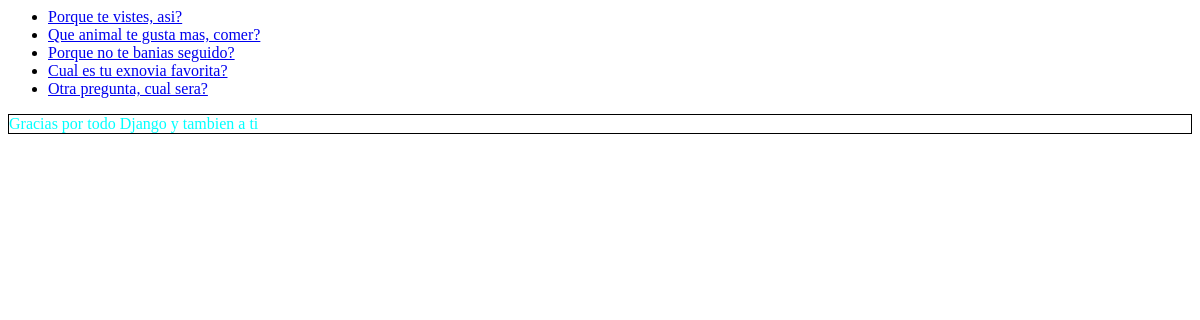
/polls/, run on an earlier commit of the app's database.
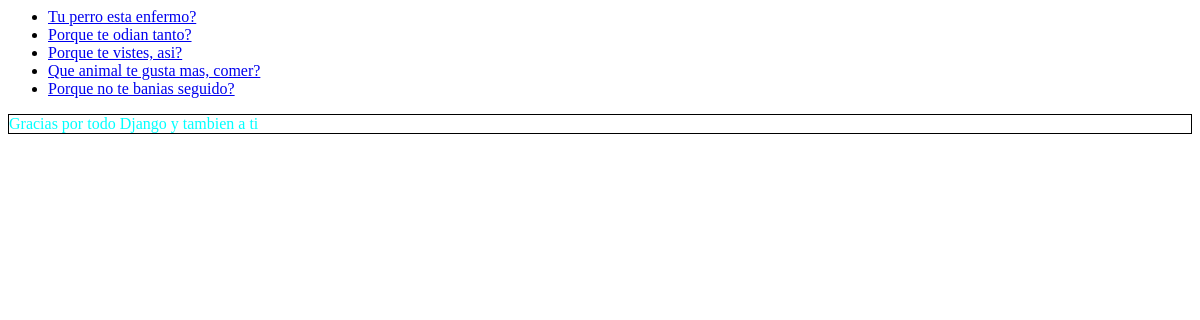
And on a later commit of the database.
### polls/models.py (models this page shows, shortened)
class Poll(models.Model):
	question = models.CharField(max_length=200)
	pub_date = models.DateTimeField('date published')

### polls/views.py (the view)
class IndexView(generic.ListView):
    template_name = 'polls/index.html'
    context_object_name = 'latest_poll_list'
    def get_queryset(self):
        return Poll.objects.order_by('-pub_date')[:5]

### polls/templates/polls/index.html
{% if latest_poll_list %}
	<ul>
	{% for poll in latest_poll_list %}
		<li><a href="/polls/{{ poll.id }}/">{{ poll.question }}</a></li>
    {% endfor %}
    </ul>
{% else %}
    <p>No polls are available.</p>
{% endif %}
<p style="border: 1px solid black; color: aqua;">Gracias por todo Django y tambien a ti {{ owner }} </p>

What changed in the data, as far as the page shows it:
no longer on this page (row unchanged): Poll: question "Cual es tu exnovia favorita?"
no longer on this page (row unchanged): Poll: question "Otra pregunta, cual sera?"
added Poll: question "Tu perro esta enfermo?"
added Poll: question "Porque te odian tanto?"
